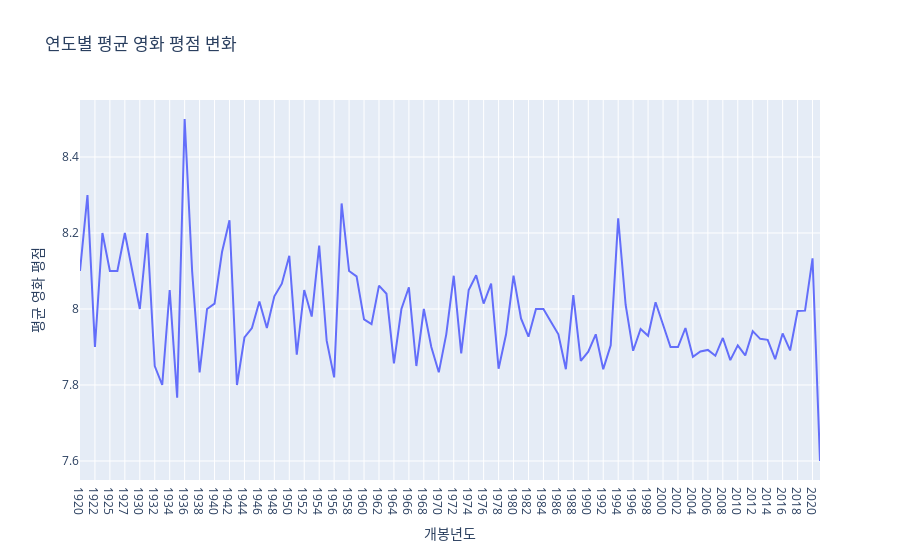

The notebook cell saved with this chart:
### Code cell
import pandas as pd
import plotly.express as px
df = pd.read_csv('IMDB_top_1000.csv')

df.head()

rating_by_year = df.groupby('Released_Year')['IMDB_Rating'].mean()
print(rating_by_year)

fig = px.line(
    x=rating_by_year.index,
    y=rating_by_year.values,
    title='연도별 평균 영화 평점 변화',
    labels={'x': '개봉년도', 'y': '평균 영화 평점'}
)
fig.show()

### Figure 1 — Plotly figure (JSON) as saved in the notebook; plotly's stock layout.template omitted (floating-point values rounded to 4 significant figures)
{"data": [{"hovertemplate": "개봉년도=%{x}<br>평균 영화 평점=%{y}<extra></extra>", "legendgroup": "", "line": {"color": "#636efa", "dash": "solid"}, "marker": {"symbol": "circle"}, "mode": "lines", "name": "", "orientation": "v", "showlegend": false, "type": "scatter", "x": ["1920", "1921", "1922", "1924", "1925", "1926", "1927", "1928", "1930", "1931", "1932", "1933", "1934", "1935", "1936", "1937", "1938", "1939", "1940", "1941", "1942", "1943", "1944", "1945", "1946", "1947", "1948", "1949", "1950", "1951", "1952", "1953", "1954", "1955", "1956", "1957", "1958", "1959", "1960", "1961", "1962", "1963", "1964", "1965", "1966", "1967", "1968", "1969", "1970", "1971", "1972", "1973", "1974", "1975", "1976", "1977", "1978", "1979", "1980", "1981", "1982", "1983", "1984", "1985", "1986", "1987", "1988", "1989", "1990", "1991", "1992", "1993", "1994", "1995", "1996", "1997", "1998", "1999", "2000", "2001", "2002", "2003", "2004", "2005", "2006", "2007", "2008", "2009", "2010", "2011", "2012", "2013", "2014", "2015", "2016", "2017", "2018", "2019", "2020", "PG"], "xaxis": "x", "y": [8.1, 8.3, 7.9, 8.2, 8.1, 8.1, 8.2, 8.1, 8.0, 8.2, 7.85, 7.8, 8.05, 7.767, 8.5, 8.1, 7.833, 8.0, 8.014, 8.15, 8.233, 7.8, 7.925, 7.95, 8.02, 7.95, 8.033, 8.067, 8.14, 7.88, 8.05, 7.98, 8.167, 7.917, 7.82, 8.278, 8.1, 8.086, 7.973, 7.96, 8.062, 8.04, 7.857, 8.0, 8.057, 7.85, 8.0, 7.9, 7.833, 7.933, 8.088, 7.883, 8.05, 8.089, 8.014, 8.067, 7.843, 7.933, 8.088, 7.975, 7.927, 8.0, 8.0, 7.967, 7.933, 7.842, 8.036, 7.864, 7.888, 7.933, 7.842, 7.904, 8.238, 8.011, 7.89, 7.947, 7.929, 8.018, 7.958, 7.9, 7.9, 7.95, 7.874, 7.888, 7.892, 7.877, 7.924, 7.866, 7.904, 7.878, 7.942, 7.921, 7.919, 7.868, 7.936, 7.891, 7.995, 7.996, 8.133, 7.6], "yaxis": "y"}], "layout": {"legend": {"tracegroupgap": 0}, "title": {"text": "연도별 평균 영화 평점 변화"}, "xaxis": {"anchor": "y", "domain": [0, 1], "title": {"text": "개봉년도"}}, "yaxis": {"anchor": "x", "domain": [0, 1], "title": {"text": "평균 영화 평점"}}}}
